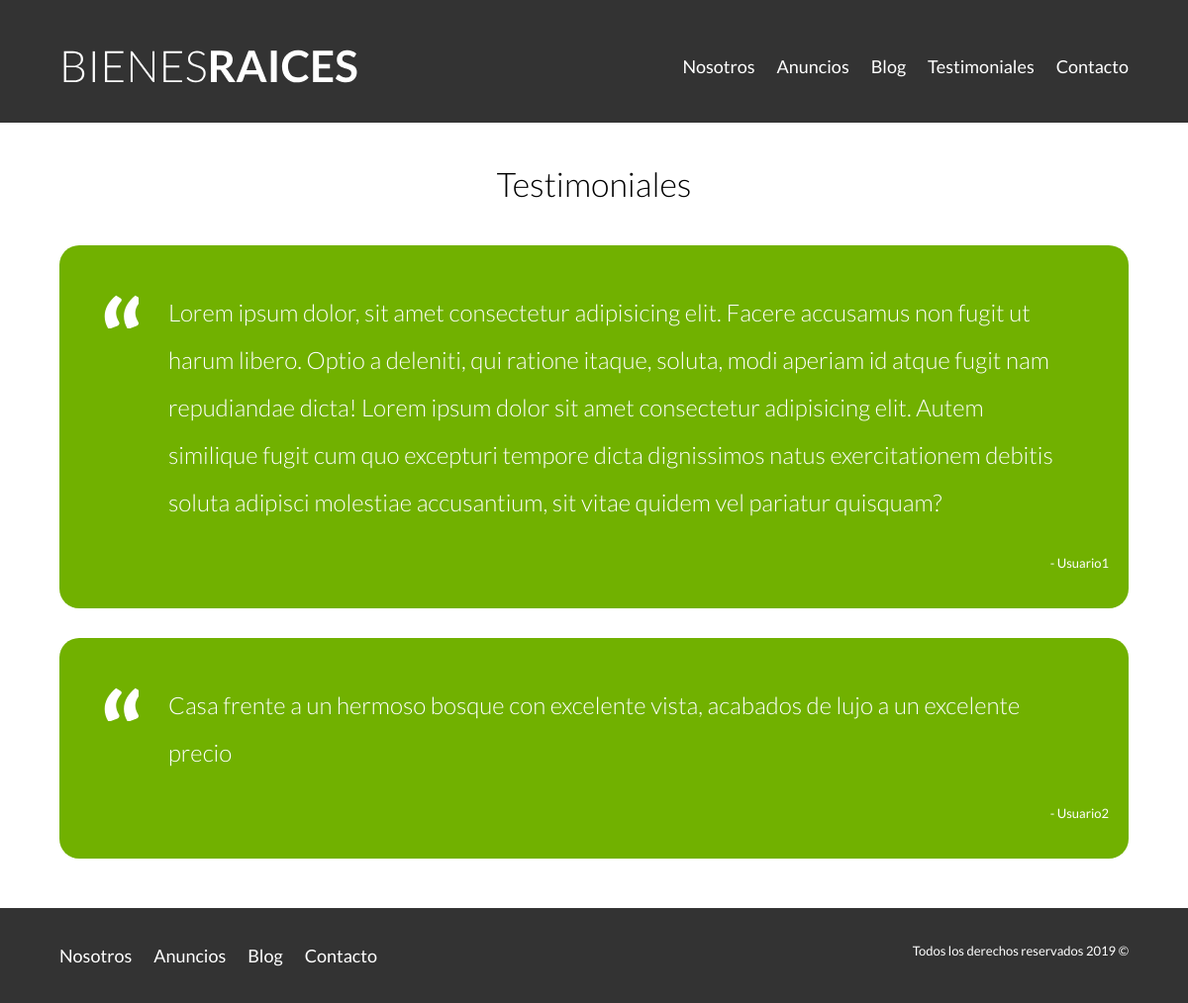
Page /testimoniales.php on the committed database.
### tables this page shows
CREATE TABLE `testimoniales` (
  `Texto` text NOT NULL,
  `Autor` varchar(40) NOT NULL,
  `id_Testimonial` int(11) NOT NULL
);

### testimoniales.php (the view)
<?php
        include_once "header.php";
        include_once "includes/funciones/bd_conexion.php";
    ?>
    <main class="seccion contenedor testimoniales">
        <h2 class="fw300 centrar-texto">Testimoniales</h2>
        <div class="contenedor-anuncios">
            <?php
                try {
                    $sql = "SELECT * FROM testimoniales";
                    $resultado = $conn->query($sql);
                } catch (Exception $e) {
                    $error = $e->getMessage();
                    echo $error;
                }
                while($testimonio = $resultado->fetch_assoc()){
            ?>
                    <div class="testimonial">
                        <blockquote><?php echo $testimonio['Texto']; ?></blockquote>
                        <p>- <?php echo $testimonio['Autor']; ?></p>
                    </div>
            <?php
                }
            ?>
        </div>
    </main>
    <?php
        include_once "footer.php"
    ?>
</html>

### css/styles.css (style rules this page uses)
html { box-sizing: border-box; font-size: 62.5%; }
*, *:before, *:after { box-sizing: inherit; }
body { font-family: 'Lato', sans-serif; line-height: 2; }
.contenedor { width: 90%; max-width: 120rem; margin: 0 auto; }
h2 { font-size: 3.4rem; }
p { font-size: 1.3rem; }
.seccion { margin-top: 2rem; margin-bottom: 2rem; }
.fw300 { font-weight: 300; }
.centrar-texto { text-align: center; }
@media (min-width: 768px) { .contenedor-anuncios { display: flex; justify-content: space-between; flex-wrap: wrap; } }
.testimonial { background-color: #71b100; font-size: 2.4rem; padding: 2rem; color: white; border-radius: 2rem; margin-bottom: 30px; }
.testimonial p { text-align: right; }
.testimonial blockquote::before { content: ''; background-image: url(../img/comilla.svg); width: 4rem; height: 4rem; position: absolute; top: 0; left: -2rem; }
.testimonial blockquote { position: relative; padding-left: 5rem; font-weight: 300; }

### rows in the picture
testimoniales: Texto "Lorem ipsum dolor, sit amet consectetur adipisicing elit. Facere accusamus non fugit ut harum libero. Optio a deleniti, qui ratione itaque, soluta, modi aperiam id atque fugit nam repudiandae dicta! Lorem ipsum dolor sit amet consectetur adipisicing elit. Autem similique fugit cum quo excepturi tempore dicta dignissimos natus exercitationem debitis soluta adipisci molestiae accusantium, sit vitae quidem vel pariatur quisquam?", Autor "Usuario1"
testimoniales: Texto "Casa frente a un hermoso bosque con excelente vista, acabados de lujo a un excelente precio", Autor "Usuario2"
